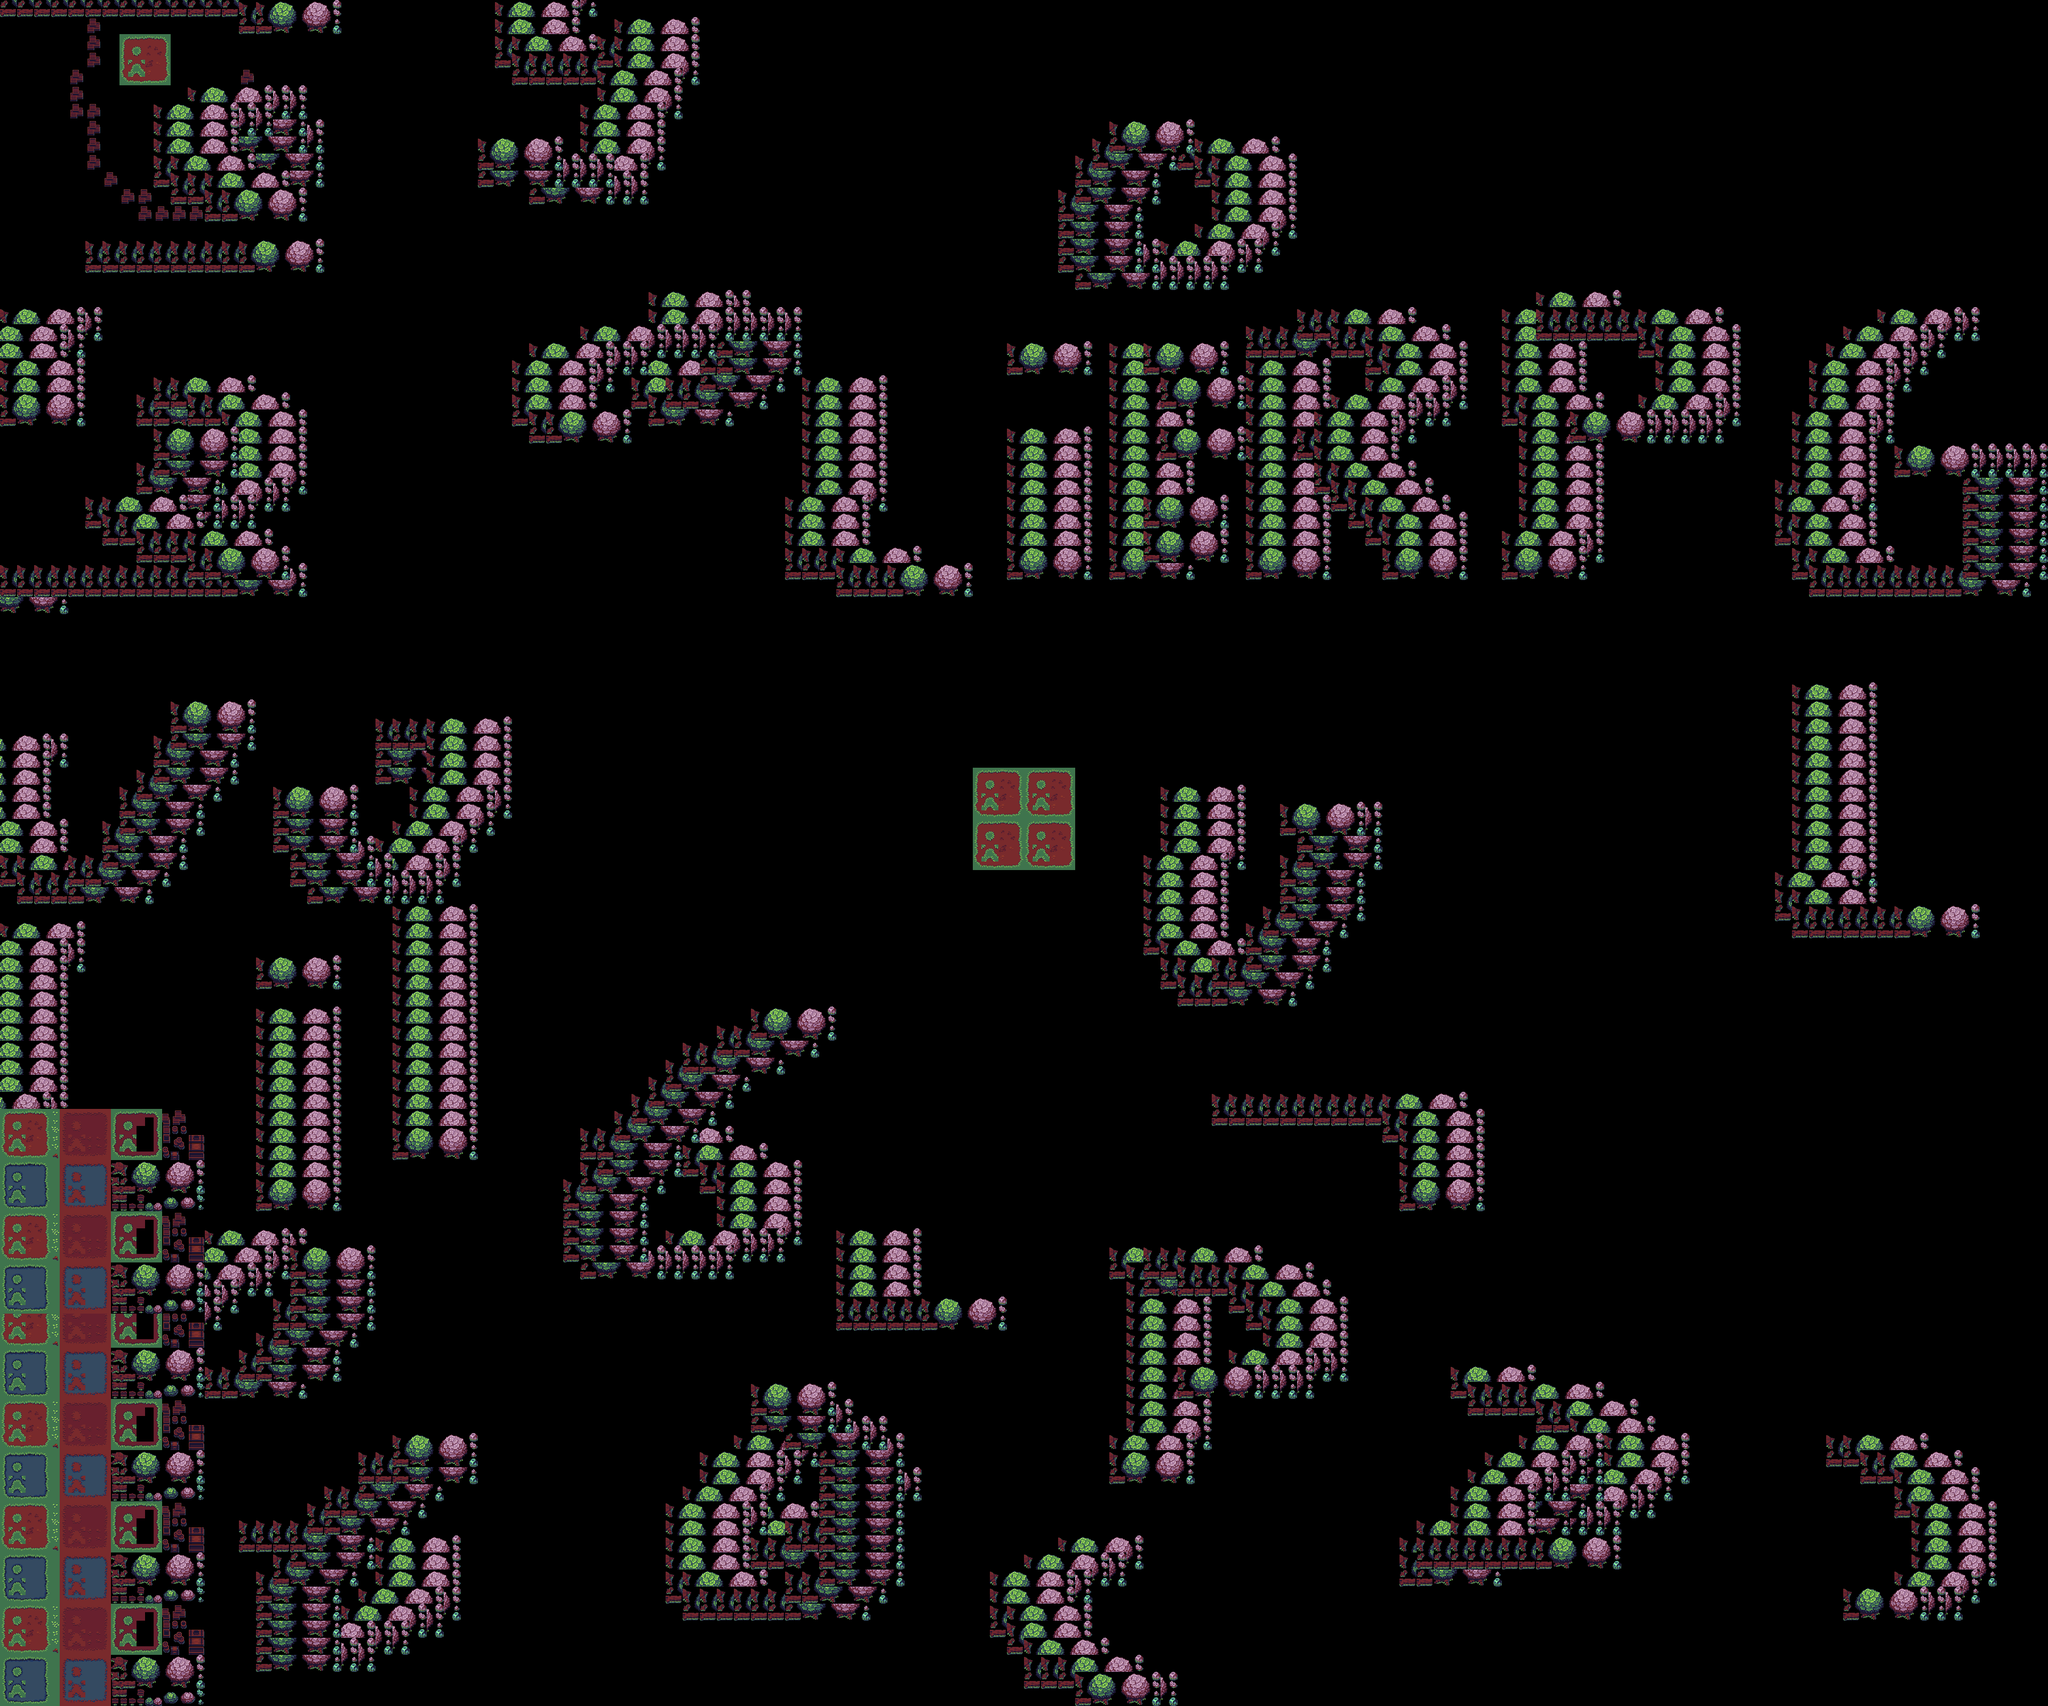

This is a level from a 2D game, rendered from its Tiled map with the project's own tilesets. A one-line summary and the map file follow, with tile-layer data summarised:
An orthogonal 120x100 tile map with 32x32 px tiles, 1 tile layer (块层 1).

<map version="1.0" tiledversion="1.0.3" orientation="orthogonal" renderorder="right-up" width="120" height="100" tilewidth="32" tileheight="32" nextobjectid="1">
 <tileset firstgid="1" source="tsx/first.tsx" />
 <layer name="块层 1" width="120" height="100">
  <data>[12000 cells, 12000 non-empty, 72 distinct tile ids]</data>
 </layer>
</map>
